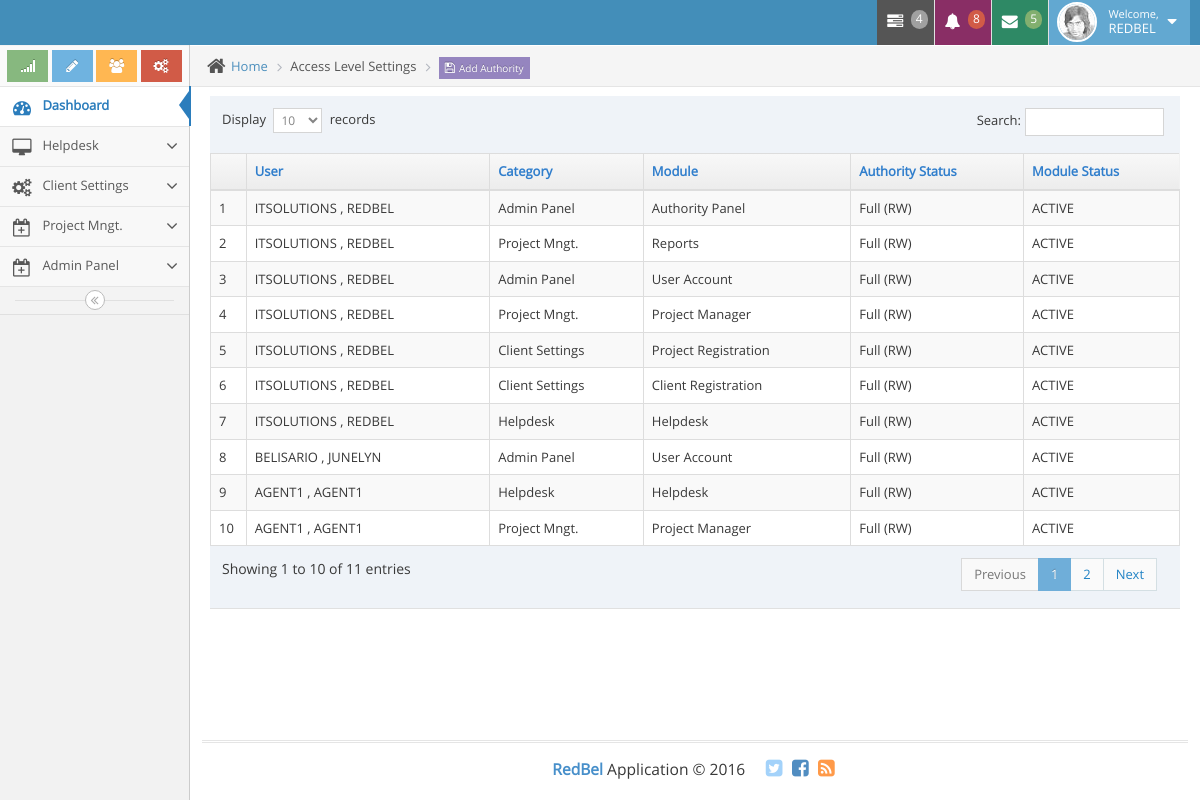
Page /admin/authoritypanel.php (signed in) on the committed database.
### tables this page shows
CREATE TABLE `sys_modulecategorytb` (
  `id` int(11) NOT NULL,
  `modulecategory` varchar(255) DEFAULT NULL,
  `statid` int(11) NOT NULL DEFAULT 1,
  `modulecategoryorderno` int(11) DEFAULT NULL,
  `datecreated` datetime NOT NULL DEFAULT current_timestamp(),
  `createdby_userid` int(11) DEFAULT NULL,
  `modulecategorylogo` varchar(255) NOT NULL
);

CREATE TABLE `sys_authoritymoduletb` (
  `id` int(11) NOT NULL,
  `userid` int(11) NOT NULL,
  `moduleid` int(11) NOT NULL,
  `authoritystatusid` int(11) NOT NULL,
  `moduleorderno` int(11) NOT NULL,
  `datecreated` datetime NOT NULL DEFAULT current_timestamp(),
  `createdby_userid` int(11) NOT NULL,
  `statid` int(11) NOT NULL DEFAULT 1,
  `modulecategoryid` int(11) NOT NULL
);

CREATE TABLE `sys_usertb` (
  `id` int(255) NOT NULL,
  `user_firstname` varchar(50) DEFAULT NULL,
  `user_lastname` varchar(50) DEFAULT NULL,
  `username` varchar(50) DEFAULT NULL,
  `password` varchar(20) DEFAULT NULL,
  `user_statusid` int(50) DEFAULT NULL,
  `user_levelid` int(10) DEFAULT NULL,
  `sessiontokencode` varchar(50) DEFAULT NULL,
  `user_groupid` int(11) DEFAULT NULL,
  `datecreated` datetime NOT NULL DEFAULT current_timestamp() ON UPDATE current_timestamp(),
  `createdbyid` int(255) DEFAULT NULL,
  `companyid` int(11) NOT NULL,
  `emailadd` varchar(255) NOT NULL,
  `status` varchar(20) DEFAULT 'available'
);

CREATE TABLE `sys_moduletb` (
  `id` int(11) NOT NULL,
  `modulecategoryid` int(11) DEFAULT NULL,
  `modulename` varchar(255) DEFAULT NULL,
  `statid` int(11) NOT NULL DEFAULT 1,
  `modulepath` varchar(255) DEFAULT NULL,
  `moduleorderno` int(11) DEFAULT NULL,
  `datecreated` datetime NOT NULL DEFAULT current_timestamp(),
  `createdby_userid` int(11) NOT NULL,
  `modulepath_index` varchar(255) NOT NULL,
  `modulepath_module` varchar(255) NOT NULL,
  `secondlevel` int(11) NOT NULL DEFAULT 0,
  `firstlevel` int(11) NOT NULL DEFAULT 0,
  `usergroupmasterid` int(11) NOT NULL
);

CREATE TABLE `sys_authoritystatustb` (
  `id` int(11) NOT NULL,
  `authoritystatus` varchar(40) NOT NULL
);

CREATE TABLE `sys_statustb` (
  `id` int(11) NOT NULL,
  `statusname` varchar(50) DEFAULT NULL
);

### check_session.php (called while the page is built, shortened)
<?php
if (! isset($_COOKIE['cookusername']) && !isset ($_COOKIE['cookuserpassword']))
{
		if (! isset($_SESSION['username']))
			{
				   header('Location: login.php');
			}
		else
			{
				$userid = $_SESSION['userid'];
				$userlevelid=$_SESSION['userlevelid'];
			}
}
?>

### admin/proxy.php (called while the page is built, shortened)
<?php
	$conn = connectionDB();
	$queryxyz = "SELECT DISTINCT b.authoritystatusid,a.user_levelid,b.statid,b.modulecategoryid
				from sys_usertb a
				LEFT JOIN sys_authoritymoduletb b ON a.id = b.userid
				WHERE a.id=$userid AND b.moduleid=$moduleid";
    $resultxyz = mysqli_query($conn, $queryxyz);
	$totalrows_xyz = mysqli_num_rows($resultxyz);
	while ($rowxyz= mysqli_fetch_assoc($resultxyz))
	{
	  $authoritystatusidz = $rowxyz['authoritystatusid'];
	  $statid_xyz = $rowxyz['statid'];
	}
	if ($totalrows_xyz==1)
	{
			if($statid_xyz == 1)
			{
					if($authoritystatusidz == 1)
					{
						$authoritystatusidz=1;
					}
					elseif ($authoritystatusidz == 2){
						$authoritystatusidz=2;
						$authoritystatus=" -READ-ONLY";
					}
					else {
						$authoritystatusidz=1;
						$authoritystatus=" -READ-ONLY";
						echo "<script language='JavaScript'>window.location='../index.php'</script>";
					}
			}
			elseif ($statid_xyz == 2)
			{
				 echo "<script language='JavaScript'>window.location='../index.php'</script>";
			}
			else {
				 echo "<script language='JavaScript'>window.location='../index.php'</script>";
			}
	}
	else
	{
	   echo "<script language='JavaScript'>window.location='../index.php'</script>";
	}
?>

### admin/authoritypanel.php (the view, shortened to what this page needs)
<?php
include "blocks/header.php";
$moduleid=6;
include('proxy.php');
?>
<!DOCTYPE html>
<link rel="../stylesheet" href="../css/bootstrapValidator.min.css"/>
<html lang="en">
	<body class="no-skin">
		<div class="row">
            <div class="col-lg-12">
			</div>
		</div>
		<div class="main-container ace-save-state" id="main-container">
			<?php include "blocks/navigation.php";?>
			<div class="main-content">
				<div class="main-content-inner">
					<div class="breadcrumbs ace-save-state" id="breadcrumbs">
						<ul class="breadcrumb">
							<li>
								<i class="ace-icon fa fa-home home-icon"></i>
								<a href="../index.php">Home</a>
							</li>
							<li>Access Level Settings</li>
							<li><button class="btn btn-purple input-xs" onclick="showaddauthority(0);" data-toggle="modal"  data-target="#myModal_addAuthority" <?php if($authoritystatusidz == 2){echo "disabled";}?>><i class="ace-icon fa fa-floppy-o bigger-120"></i>Add Authority</button></li>
						</ul>
					</div>
					<div class="page-content">
						<div class="row">
							<div class="col-xs-12">
							</div>
							<div class="col-xs-12">
								<div class="table-responsive">
									<table class="table table-striped table-bordered table-hover" id="dataTables-examplexccz11">
										<thead>
											<tr>
												<th></th>
												<th>User</th>
												<th>Category</th>
												<th>Module</th>
												<th>Authority Status</th>
												<th>Module Status</th>
											</tr>
										</thead>
										<tbody>
										<?php
										$conn = connectionDB();
										$counter = 1;
										if($usergroupid == 1){
												if($userlevelid == 1){
													$queryuser = "SELECT a.id as authoritymodule,b.user_firstname,b.user_lastname,c.modulename,d.authoritystatus
																		  ,e.modulecategory,f.statusname
																  FROM sys_authoritymoduletb a
																  LEFT JOIN sys_usertb b ON a.userid=b.id
																  LEFT JOIN sys_moduletb c ON a.moduleid=c.id
																  LEFT JOIN sys_authoritystatustb d ON a.authoritystatusid=d.id
																  LEFT JOIN sys_modulecategorytb e ON a.modulecategoryid=e.id
																  LEFT JOIN sys_statustb f ON a.statid=f.id
																  WHERE c.modulepath <> '#'
																  ORDER BY a.userid ASC";
													$resultuser = mysqli_query($conn, $queryuser);
												}
										}
										while($row = mysqli_fetch_assoc($resultuser)){
											$clientId = $row['authoritymodule'];
										?>
											<tr onclick = "showUpdateClient('<?php echo $clientId;?>');" data-toggle="modal" href="#myModal_updateClient" class="<?php ?>">
												<td><?php echo $counter;?></td>
												<td><?php echo $row['user_lastname']." , ".$row['user_firstname'];?></td>
												<td><?php echo $row['modulecategory'];?></td>
												<td><?php echo $row['modulename'];?></td>
												<td><?php echo $row['authoritystatus'];?></td>
												<td><?php echo $row['statusname'];?></td>
											</tr>
										<?php
											$counter ++;
											}
										?>
										</tbody>
									</table>
								</div>
							</div>
						</div>
					</div>
				</div>
			</div>
			<?php include "blocks/footer.php"; ?>
		</div>
	</body>
</html>

### admin/blocks/navigation.php (shortened to what this page needs)
<div id="sidebar" class="sidebar responsive ace-save-state">
	<div class="sidebar-shortcuts" id="sidebar-shortcuts">
		<div class="sidebar-shortcuts-large" id="sidebar-shortcuts-large">
			<button class="btn btn-success">
				<i class="ace-icon fa fa-signal"></i>
			</button>
			<button class="btn btn-info">
				<i class="ace-icon fa fa-pencil"></i>
			</button>
			<button class="btn btn-warning">
				<i class="ace-icon fa fa-users"></i>
			</button>
			<button class="btn btn-danger">
				<i class="ace-icon fa fa-cogs"></i>
			</button>
		</div>
	</div>
	<ul class="nav nav-list">
		<li class="active">
			<a href="../index.php">
				<i class="menu-icon fa fa-tachometer"></i>
				<span class="menu-text"> Dashboard </span>
			</a>
		</li>
		<?php
			$conn = connectionDB();
			$myquery = "select b.id,b.modulecategory,b.modulecategorylogo
						from sys_authoritymodulecategorytb a
						left join sys_modulecategorytb b on a.modulecategoryid=b.id
						where a.userid=$userid and a.statid= '1' and b.statid= '1'
						ORDER BY b.id ASC";
			$myresult = mysqli_query($conn, $myquery);
			while($row = mysqli_fetch_assoc($myresult)){
				$modulecategory = $row['modulecategory'];
				$modulecategorylogo = $row['modulecategorylogo'];
				echo "<li class=''>";
					echo "<a href='#' class='dropdown-toggle'>
							<i class='$modulecategorylogo'></i>
							<span class='menu-text'>
								$modulecategory
							</span>
							<b class='arrow fa fa-angle-down'></b>
						</a>";
				echo "</li>";
			}
		?>
	</ul>
		<div class="sidebar-toggle sidebar-collapse" id="sidebar-collapse">
			<i id="sidebar-toggle-icon" class="ace-icon fa fa-angle-double-left ace-save-state" data-icon1="ace-icon fa fa-angle-double-left" data-icon2="ace-icon fa fa-angle-double-right"></i>
		</div>
</div>

### admin/authoritypanel.php (style rules this page uses)
.input-xs { height: 22px; padding: 0px 1px; font-size: 10px; line-height: 1; //If Placeholder of the input is moved up, rem/modify this. border-radius: 0px; }

### rows in the picture
sys_modulecategorytb: modulecategory "Helpdesk"
sys_modulecategorytb: modulecategory "Client Settings"
sys_modulecategorytb: modulecategory "Project Mngt."
sys_modulecategorytb: modulecategory "Admin Panel"
sys_authoritymoduletb: userid.user_lastname "ITSOLUTIONS", userid.user_firstname "REDBEL", sys_modulecategorytb.modulecategory "Admin Panel", sys_moduletb.modulename "Authority Panel", sys_authoritystatustb.authoritystatus "Full (RW)", sys_statustb.statusname "ACTIVE"
sys_authoritymoduletb: userid.user_lastname "ITSOLUTIONS", userid.user_firstname "REDBEL", sys_modulecategorytb.modulecategory "Project Mngt.", sys_moduletb.modulename "Reports", sys_authoritystatustb.authoritystatus "Full (RW)", sys_statustb.statusname "ACTIVE"
sys_authoritymoduletb: userid.user_lastname "ITSOLUTIONS", userid.user_firstname "REDBEL", sys_modulecategorytb.modulecategory "Admin Panel", sys_moduletb.modulename "User Account", sys_authoritystatustb.authoritystatus "Full (RW)", sys_statustb.statusname "ACTIVE"
sys_authoritymoduletb: userid.user_lastname "ITSOLUTIONS", userid.user_firstname "REDBEL", sys_modulecategorytb.modulecategory "Project Mngt.", sys_moduletb.modulename "Project Manager", sys_authoritystatustb.authoritystatus "Full (RW)", sys_statustb.statusname "ACTIVE"
sys_authoritymoduletb: userid.user_lastname "ITSOLUTIONS", userid.user_firstname "REDBEL", sys_modulecategorytb.modulecategory "Client Settings", sys_moduletb.modulename "Project Registration", sys_authoritystatustb.authoritystatus "Full (RW)", sys_statustb.statusname "ACTIVE"
sys_authoritymoduletb: userid.user_lastname "ITSOLUTIONS", userid.user_firstname "REDBEL", sys_modulecategorytb.modulecategory "Client Settings", sys_moduletb.modulename "Client Registration", sys_authoritystatustb.authoritystatus "Full (RW)", sys_statustb.statusname "ACTIVE"
sys_authoritymoduletb: userid.user_lastname "ITSOLUTIONS", userid.user_firstname "REDBEL", sys_modulecategorytb.modulecategory "Helpdesk", sys_moduletb.modulename "Helpdesk", sys_authoritystatustb.authoritystatus "Full (RW)", sys_statustb.statusname "ACTIVE"
sys_authoritymoduletb: userid.user_lastname "BELISARIO", userid.user_firstname "JUNELYN", sys_modulecategorytb.modulecategory "Admin Panel", sys_moduletb.modulename "User Account", sys_authoritystatustb.authoritystatus "Full (RW)", sys_statustb.statusname "ACTIVE"
sys_authoritymoduletb: userid.user_lastname "AGENT1", userid.user_firstname "AGENT1", sys_modulecategorytb.modulecategory "Helpdesk", sys_moduletb.modulename "Helpdesk", sys_authoritystatustb.authoritystatus "Full (RW)", sys_statustb.statusname "ACTIVE"
sys_authoritymoduletb: userid.user_lastname "AGENT1", userid.user_firstname "AGENT1", sys_modulecategorytb.modulecategory "Project Mngt.", sys_moduletb.modulename "Project Manager", sys_authoritystatustb.authoritystatus "Full (RW)", sys_statustb.statusname "ACTIVE"

### other values in the picture
$userfirstname "REDBEL"
